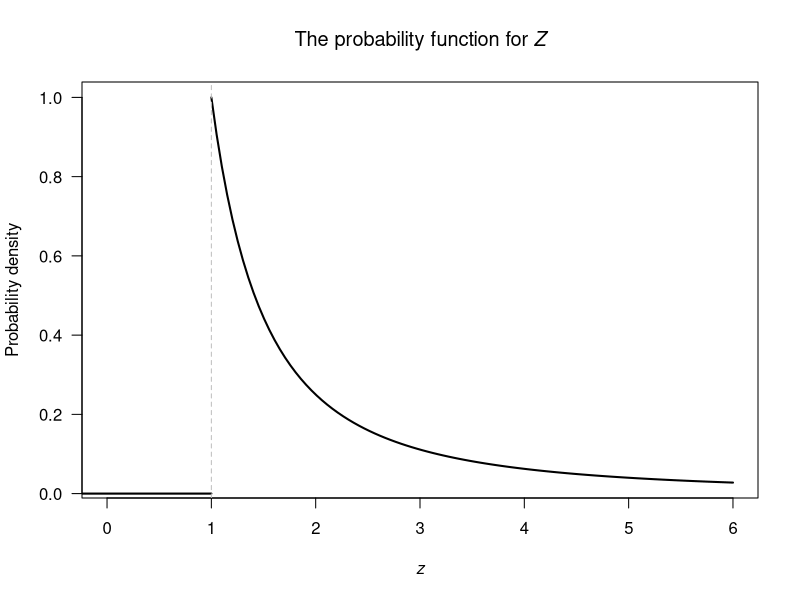
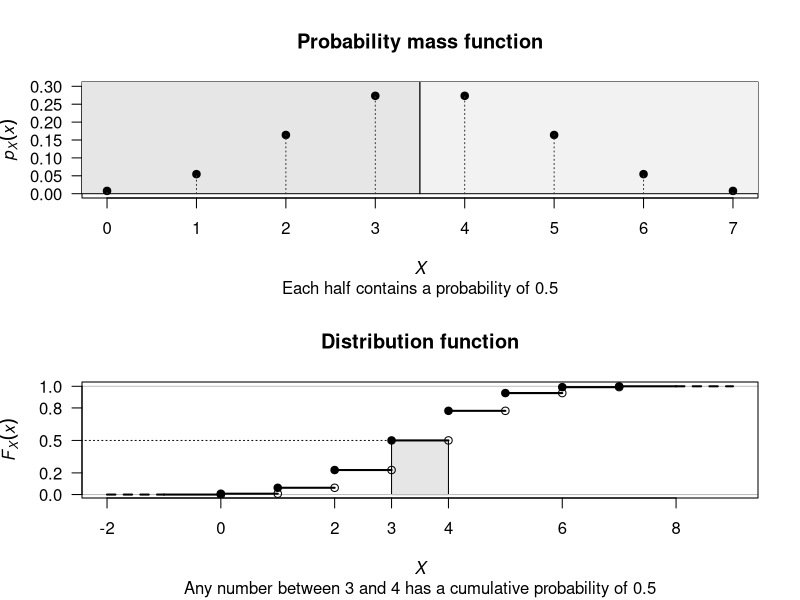
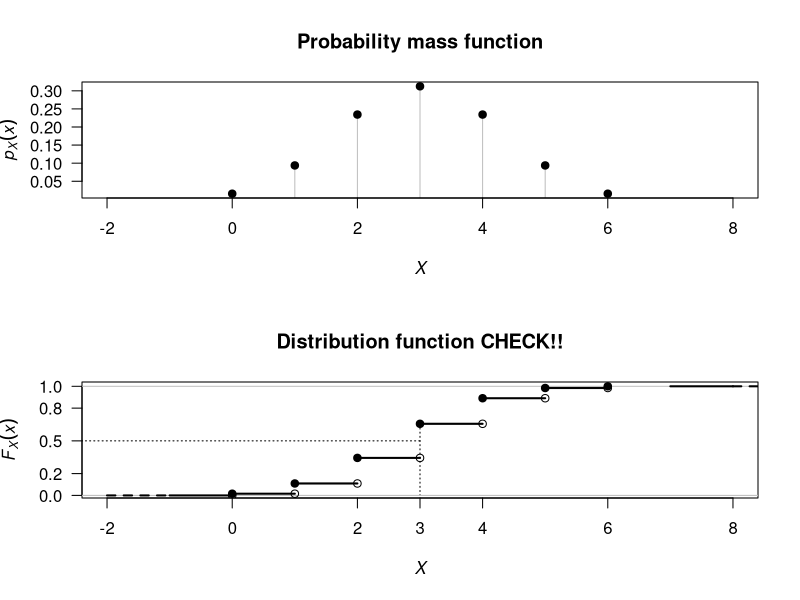
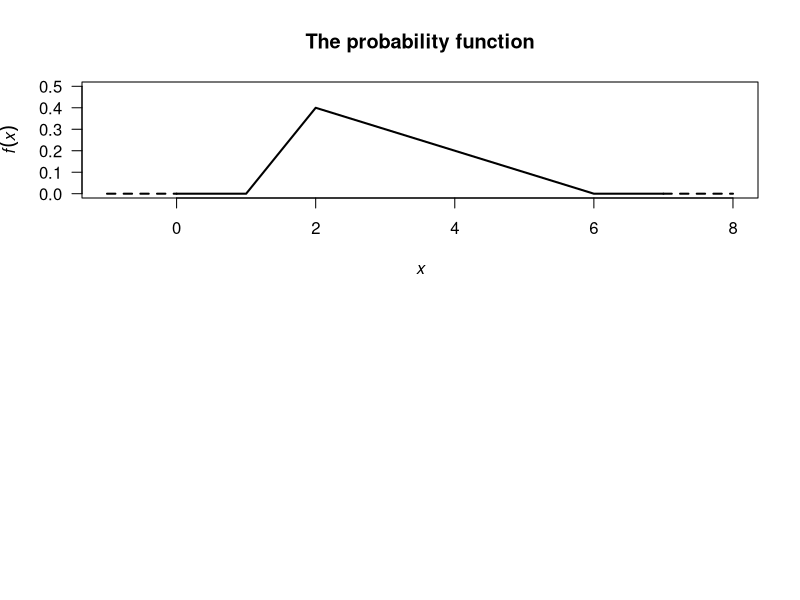

Source code (R) for these figures, in order:
## ---- chunk 1
z <- seq(1, 6, 
         length = 100)
plot(x = z,
     y = z^(-2),
     type = "l",
     lwd = 2,
     xlim = c(0, 6),
     las = 1,
     xlab = expression( italic(z)),
     ylab = "Probability density",
     main = expression(paste("The probability function for"~italic(Z))))
lines( x = c(-1, 1),
       y = c(0, 0),
       lwd = 2)
abline(v = 1,
       lwd = 1,
       col = "grey",
       lty = 2)
## ---- chunk 2
eg1Table <- array( dim = c(2, 8))

eg1Table[1, ] <- 0:7
eg1Table[2, ] <- paste0(c("1", "7", "21", "35", "35", "21", "7", "1"), 
                        "/128")

rownames(eg1Table) <- c("$x$",
                        "$\\Pr(X = x)$")
knitr::kable(eg1Table,
             caption = "A probability distribution")
## ---- chunk 3
par( mfrow = c(2, 1))

x <- 0:7
fx <- c(1, 7, 21, 35, 35, 21, 7, 1) / 128

plot(x = x,
     y = fx,
     las = 1,
     lty = 3,
     ylim = c(0, 0.30 ),
     type = "h",
     col = "grey",
     sub = "Each half contains a probability of 0.5",
     xlab = expression( italic(X) ),
     ylab = expression(
       paste(italic(p)[italic(X)](italic(x)))
     ),
     main = "Probability mass function")
polygon( x = c(-10, -10, 3.5, 3.5),
         y = c(0, 1, 1, 0),
         col = gray(0.9) )

polygon( x = c(3.5, 3.5,10, 10),
         y = c(0, 1, 1, 0),
         col = gray(0.95) )

points( x = x,
        y = fx,
        pch = 19)
points(x = x,
     y = fx,
     type = "h",
     lty = 3,
     col = grey(0.2))



plot( x = x,
      y = cumsum(fx),
      las = 1,
      axes = FALSE,
      xlim = c(-2, 9),
      xlab = expression( italic(X) ),
      ylab = expression(
       paste(italic(F)[italic(X)](italic(x)))
      ),
      main = "Distribution function",
      sub = "Any number between 3 and 4 has a cumulative probability of 0.5",
      type = "n")
polygon( x = c(3, 3, 4, 4),
         y = c(0, 0.5, 0.5, 0),
         col = gray(0.9))
abline( h = c(0, 1),
        col = "grey")
axis(side = 1,
     at = c(-2, 0, 2, 3, 4, 6, 8))
axis(side = 2,
     at = c(0, 0.2, 0.5, 0.8, 1),
     las = 1)
box()
points( x = x,
        y = cumsum(fx),
        pch = 19)
points( x = x[2: length(x)],
        y = cumsum(fx)[1:(length(x) - 1)],
        pch = 1)

for (i in (1 : (length(x) - 1)) ){
   lines( x = x[i:(i + 1)],
          y = c(cumsum(fx)[i],
                cumsum(fx)[i]),
          lwd = 2)
}

# Now add edge cases
lines( x = c(-1, 0),
       y = c(0, 0),
      lwd = 2)
lines(x = c(-2, -1),
      y = c(0, 0),
      lty = 2,
      lwd = 2)
points(0, 0, 
       pch = 1)
lines(x = c(7, 8),
      y = c(1, 1),
      lwd = 2)
lines(x = c(8, 9),
      y = c(1, 1),
      lty = 2,
      lwd = 2)

lines( x = c(-10, 3),
       y = c(0.5, 0.5),
       lty = 3)
## ---- chunk 4
eg2Table <- array( dim = c(2, 7))

eg2Table[1, ] <- 0:6
eg2Table[2, ] <- paste0(c("1", "6", "15", "20", "15", "6", "1"), 
                        "/64")

rownames(eg2Table) <- c("$x$",
                        "$\\Pr(X = x)$")
knitr::kable(eg2Table,
             caption = "A probability distribution")
## ---- chunk 5
par( mfrow = c(2, 1))

x <- 0:6
fx <- c(1, 6, 15, 20, 15, 6, 1) / 64

plot(x = x,
     y = fx,
     las = 1,
     xlim = c(-2, 8),
     type = "h",
     col = "grey",
     xlab = expression(italic(X)),
     ylab = expression(
       paste(italic(p)[italic(X)](italic(x)))
       ),
     main = "Probability mass function")
points( x = x,
        y = fx,
        pch = 19)




plot( x = x,
      y = cumsum(fx),
      las = 1,
      xlim = c(-2, 8),
      axes = FALSE,
      xlab = expression(italic(X)),
      ylab = expression(
       paste(italic(F)[italic(X)](italic(x)))
       ),
      main = "Distribution function CHECK!!",
      type = "n")
axis(side = 1,
     at = c(-2, 0, 2, 3, 4, 6, 8))
axis(side = 2,
     at = c(0, 0.2, 0.5, 0.8, 1),
     las = 1)
box()
#polygon( x = c(2.75, 2.75, 3.25, 3.25),
#         y = c(22/64, 42/64, 42/64, 22/64),
#         col = grey(0.9),
#         border = NA) # Omits borders
lines( x = c(-10, 3),
       y = c(0.5, 0.5),
       lty = 3)
lines( x = c(3, 3),
       y = c(42/64, 0),
       lty = 3)

abline( h = c(0, 1),
        col = "grey")
points( x = x,
        y = cumsum(fx),
        pch = 19)
points( x = x[2: length(x)],
        y = cumsum(fx)[1:(length(x) - 1)],
        pch = 1)

for (i in (1 : (length(x) - 1)) ){
   lines( x = x[i:(i + 1)],
          y = c(cumsum(fx)[i],
                cumsum(fx)[i]),
          lwd = 2)
}

# Now add edge cases
lines( x = c(-1, 0),
       y = c(0, 0),
      lwd = 2)
lines(x = c(-2, -1),
      y = c(0, 0),
      lty = 2,
      lwd = 2)
points(0, 0, 
       pch = 1)
lines(x = c(7, 8),
      y = c(1, 1),
      lwd = 2)
lines(x = c(8, 9),
      y = c(1, 1),
      lty = 2,
      lwd = 2)

## ---- chunk 6
plot( x = c(-1, 8),
      y = c(0, 0.5),
      type = "n",
      las = 1,
      main = "The probability function",
      xlab = expression(italic(x)),
      ylab = expression(italic(f)(italic(x))) )
lines( x = c(0, 1, 2, 6, 7),
       y = c(0, 0, 0.4, 0, 0),
       lwd = 2)
lines( x = c(-1, 0),
       y = c(0, 0),
       lwd = 2,
       lty = 2)
lines( x = c(7, 8),
       y = c(0, 0),
       lwd = 2,
       lty = 2)
